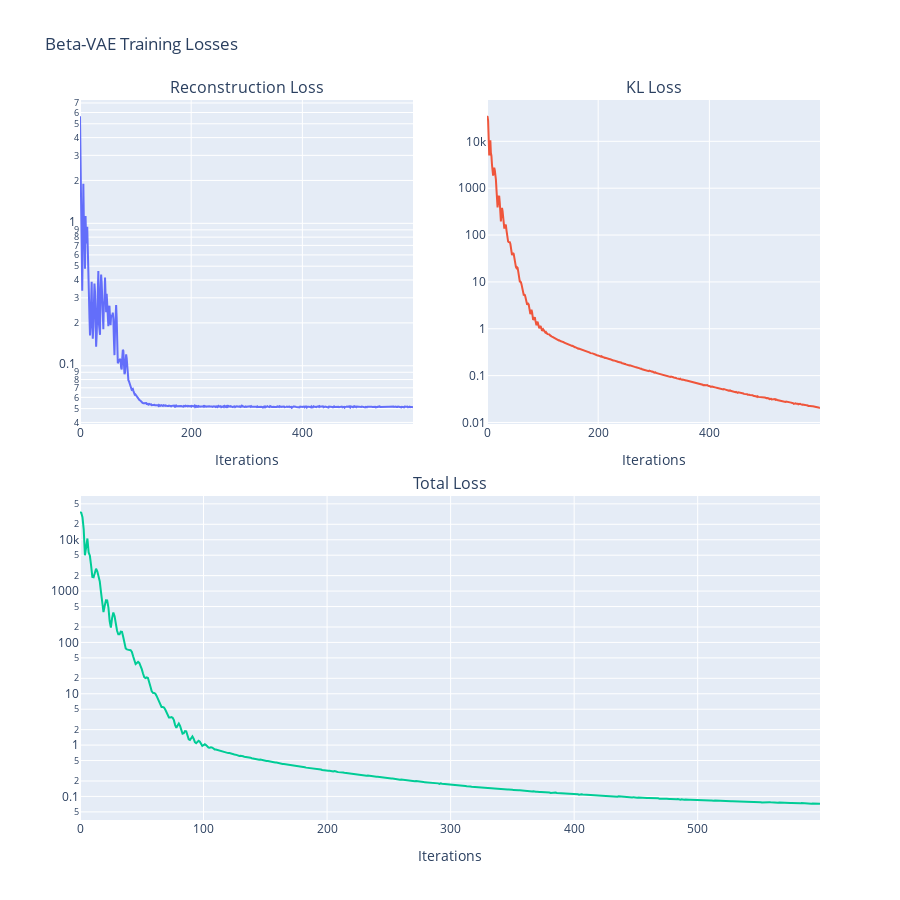

Notebook code for this chart:
### Code cell
latent_dim = 40  # Latent dimension
data_dim = 100  # Data dimension of input
hidden_dim = 512
n_layers = 8
latent_diagonal = prior_eigenvalues[:latent_dim]  # Eigenvalues for latent prior
batch_size = 1000  # Batch size for training
beta_ = 1.0  # Beta value for beta-VAE
pre_train_learning_rate = 1e-3
fine_tune_learning_rate = 1e-4  # Fine-tune learning rate
pre_train_epochs = 600  # Number of pre-train epochs
fine_tune_epochs = 20  # Number of fine-tune epochs
device = "cpu"  # Use CPU as the device

torch.manual_seed(2)
vae_trainer = SurfaceVAETrainer(
    latent_dim=latent_dim,
    hidden_dim=hidden_dim,
    n_layers=n_layers,
    data_dim=data_dim,
    latent_diagonal=latent_diagonal,
    batch_size=batch_size,
    beta=beta_,
    pre_train_learning_rate=pre_train_learning_rate,
    fine_tune_learning_rate=fine_tune_learning_rate,
    pre_train_epochs=pre_train_epochs,
    fine_tune_epochs=fine_tune_epochs,
    device=device,
)

# Train the model using pre_train
vae_trainer.pre_train_with_sampling(
    smoothness_prior=smoothness_prior,
)

vae_trainer.save_model()

loss_history = pd.DataFrame(vae_trainer.pre_train_loss_history)

# Create a subplot figure with 1x2 grid for individual losses, and a second row spanning the entire width for total loss
fig = make_subplots(
    rows=2, cols=2,
    subplot_titles=("Reconstruction Loss", "KL Loss", "Total Loss"),
    specs=[[{'type': 'scatter'}, {'type': 'scatter'}],
           [{'colspan': 2, 'type': 'scatter'}, None]],
    vertical_spacing=0.1,
    horizontal_spacing=0.1
)

# Add traces for individual losses
fig.add_trace(go.Scatter(x=loss_history.index, y=loss_history["Reconstruction Loss"], mode="lines", name="Reconstruction Loss"), row=1, col=1)
fig.add_trace(go.Scatter(x=loss_history.index, y=loss_history["KL Loss"], mode="lines", name="KL Loss"), row=1, col=2)

# Add a trace for the total loss spanning the entire second row
fig.add_trace(go.Scatter(x=loss_history.index, y=loss_history["Total Loss"], mode="lines", name="Total Loss"), row=2, col=1)

# Update the layout to include 'Iterations' as the x-axis name for each subplot
fig.update_xaxes(title_text="Iterations", row=1, col=1)
fig.update_xaxes(title_text="Iterations", row=1, col=2)
fig.update_xaxes(title_text="Iterations", row=2, col=1)  # The third row spans two columns

fig.update_yaxes(type="log", row=1, col=1)
fig.update_yaxes(type="log", row=1, col=2)
fig.update_yaxes(type="log", row=2, col=1)  # The third row spans two columns

# Update the layout
fig.update_layout(height=900, width=900, title_text="Beta-VAE Training Losses", showlegend=False)

# Show the plot
fig.show()
fig.write_image('figs/vae_training_loss_history.png', format='png', scale=4, width=900, height=900)

### Figure 1 — Plotly figure (JSON) as saved in the notebook; plotly's stock layout.template omitted (floating-point values rounded to 4 significant figures; data arrays with more than 128 entries replaced by an {"elided": "..."} marker saying what was removed)
{"data": [{"mode": "lines", "name": "Reconstruction Loss", "type": "scatter", "x": {"elided": "600 int values"}, "xaxis": "x", "y": {"elided": "600 float values"}, "yaxis": "y"}, {"mode": "lines", "name": "KL Loss", "type": "scatter", "x": {"elided": "600 int values"}, "xaxis": "x2", "y": {"elided": "600 float values"}, "yaxis": "y2"}, {"mode": "lines", "name": "Total Loss", "type": "scatter", "x": {"elided": "600 int values"}, "xaxis": "x3", "y": {"elided": "600 float values"}, "yaxis": "y3"}], "layout": {"annotations": [{"font": {"size": 16}, "showarrow": false, "text": "Reconstruction Loss", "x": 0.225, "xanchor": "center", "xref": "paper", "y": 1, "yanchor": "bottom", "yref": "paper"}, {"font": {"size": 16}, "showarrow": false, "text": "KL Loss", "x": 0.775, "xanchor": "center", "xref": "paper", "y": 1, "yanchor": "bottom", "yref": "paper"}, {"font": {"size": 16}, "showarrow": false, "text": "Total Loss", "x": 0.5, "xanchor": "center", "xref": "paper", "y": 0.45, "yanchor": "bottom", "yref": "paper"}], "height": 900, "showlegend": false, "title": {"text": "Beta-VAE Training Losses"}, "width": 900, "xaxis": {"anchor": "y", "domain": [0, 0.45], "title": {"text": "Iterations"}}, "xaxis2": {"anchor": "y2", "domain": [0.55, 1], "title": {"text": "Iterations"}}, "xaxis3": {"anchor": "y3", "domain": [0, 1], "title": {"text": "Iterations"}}, "yaxis": {"anchor": "x", "domain": [0.55, 1], "type": "log"}, "yaxis2": {"anchor": "x2", "domain": [0.55, 1], "type": "log"}, "yaxis3": {"anchor": "x3", "domain": [0, 0.45], "type": "log"}}}
